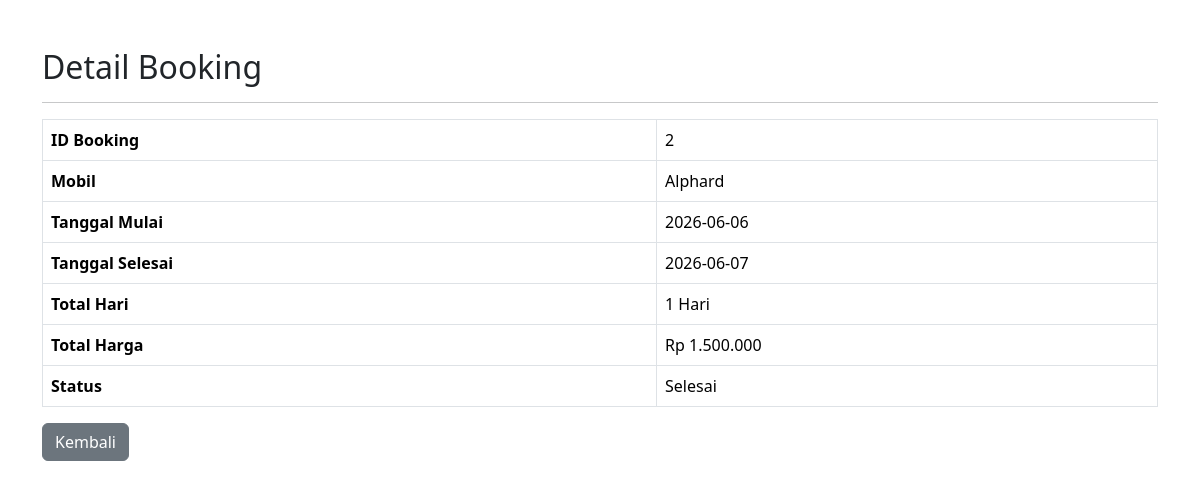
The app's page /user/booking/detail.php?id=2 with its own data.
### tables this page shows
CREATE TABLE `booking` (
  `id` int(11) NOT NULL,
  `user_id` int(11) NOT NULL,
  `mobil_id` int(11) NOT NULL,
  `tanggal_mulai` date NOT NULL,
  `tanggal_selesai` date NOT NULL,
  `total_hari` int(11) NOT NULL,
  `total_harga` decimal(12,2) NOT NULL,
  `diskon` int(11) DEFAULT 0,
  `status` enum('Menunggu Pembayaran','Menunggu Verifikasi','Sedang Disewa','Selesai','Dibatalkan') DEFAULT 'Menunggu Pembayaran',
  `created_at` timestamp NOT NULL DEFAULT current_timestamp()
);

CREATE TABLE `mobil` (
  `id` int(11) NOT NULL,
  `nama_mobil` varchar(100) NOT NULL,
  `merk` varchar(100) NOT NULL,
  `tahun` year(4) NOT NULL,
  `plat_nomor` varchar(20) NOT NULL,
  `warna` varchar(50) DEFAULT NULL,
  `transmisi` enum('Manual','Matic') NOT NULL,
  `bahan_bakar` varchar(50) DEFAULT NULL,
  `kapasitas_penumpang` int(11) DEFAULT NULL,
  `harga_per_hari` decimal(12,2) NOT NULL,
  `deskripsi` text DEFAULT NULL,
  `gambar` varchar(255) DEFAULT NULL,
  `status` enum('Tersedia','Disewa','Maintenance') DEFAULT 'Tersedia',
  `created_at` timestamp NOT NULL DEFAULT current_timestamp()
);

### user/booking/detail.php (the view, shortened to what this page needs)
<?php
require_once '../../config/koneksi.php';
$id = isset($_GET['id']) ? (int) $_GET['id'] : 0;
$query = mysqli_query(
    $conn,
    "SELECT booking.*, mobil.nama_mobil
     FROM booking
     JOIN mobil ON booking.mobil_id = mobil.id
     WHERE booking.id = $id"
);
$data = mysqli_fetch_assoc($query);
?>
<!DOCTYPE html>
<html>
<head>
<link href="https://cdn.jsdelivr.net/npm/bootstrap@5.3.3/dist/css/bootstrap.min.css" rel="stylesheet">
</head>
<body>
<div class="container mt-5">
<h2>Detail Booking</h2>
<hr>
<table class="table table-bordered">
<tr>
<th>ID Booking</th>
<td><?= $data['id'] ?></td>
</tr>
<tr>
<th>Mobil</th>
<td><?= $data['nama_mobil'] ?></td>
</tr>
<tr>
<th>Tanggal Mulai</th>
<td><?= $data['tanggal_mulai'] ?></td>
</tr>
<tr>
<th>Tanggal Selesai</th>
<td><?= $data['tanggal_selesai'] ?></td>
</tr>
<tr>
<th>Total Hari</th>
<td><?= $data['total_hari'] ?> Hari</td>
</tr>
<tr>
<th>Total Harga</th>
<td>
Rp <?= number_format($data['total_harga'],0,',','.') ?>
</td>
</tr>
<tr>
<th>Status</th>
<td><?= $data['status'] ?></td>
</tr>
</table>
<a
href="riwayat.php"
class="btn btn-secondary">
Kembali
</a>
</div>
</body>
</html>

### records on screen
booking: id "2", mobil.nama_mobil "Alphard", tanggal_mulai "2026-06-06", tanggal_selesai "2026-06-07", total_hari "1", total_harga "1.500.000", status "Selesai"
